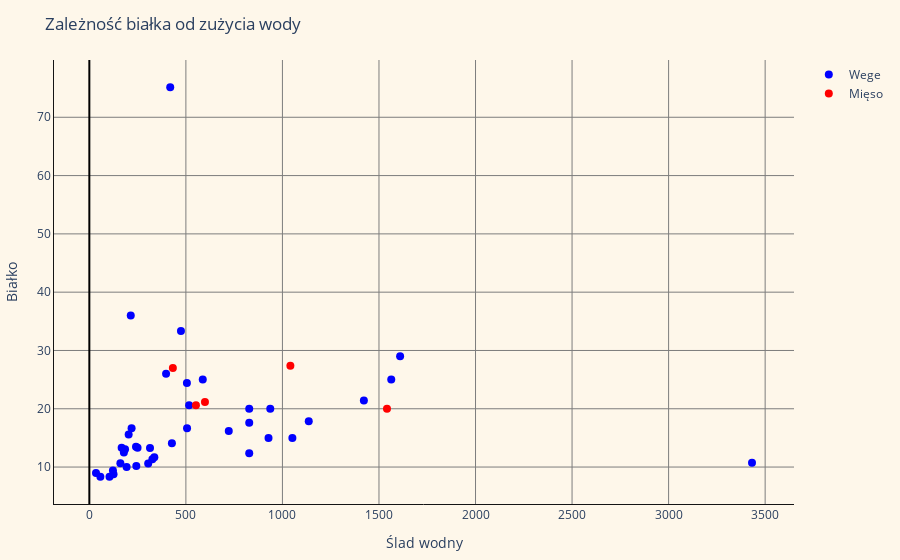

Notebook cell for this chart:
### Markdown cell above
Następujący wykres przedstawia zależność białka od zużytej wody na 100g produktu. Czerwonym kolorem oznaczone są produkty mięsne, a na niebiesko produkty bezmięsne

### Code cell
#TUTAJ UZYWAMY PLOTLYJS
#---------------------------------BIAŁKO-------------------------------------
#Analiza białka,wybieramy produkty bezmięsne o największej zawartości białka
top_bialko = sort!(wege_df,[order(:Bialko, rev=true)])[1:40,:]

#stwarzamy dane wege
trace_wege = scatter(top_bialko,
    x=:zuzycie_wody_na_100_g,
    y=:Bialko,
    text=:Produkt,
    mode="markers",
    name="Wege",
    marker_size=8,
    marker_color="blue")

#stwarzamy dane mięso
trace_mieso = scatter(mieso_df,
    x=:zuzycie_wody_na_100_g,
    y=:Bialko,
    text=:Produkt,
    mode="markers",
    name="Mięso",
    marker_size=8,
    marker_color="red")

#kreujemy layout
layout = Layout(;
    title="Zależność białka od zużycia wody",
    plot_bgcolor="rgb(254, 247, 234)",
    paper_bgcolor="rgb(254, 247, 234)",
    xaxis=attr(title="Ślad wodny",
        showgrid=true,
        gridcolor="rgb(125,125,125)",
        zeroline=true,
        zerolinecolor="rgb(0,0,0)",
        showline=true,
        linecolor="rgb(20,20,20)"
        ),
    yaxis=attr(title="Białko",
        showgrid=true,
        gridcolor="rgb(125,125,125)",
        zeroline=true,
        zerolinecolor="rgb(0,0,0)",
        showline=true,
        linecolor="rgb(20,20,20)"
        ))

#stwarzamy wykres
bialko_scatter = plot([trace_wege,trace_mieso],layout)

##

### Figure 1 — Plotly figure (JSON) as saved in the notebook; plotly's stock layout.template omitted (floating-point values rounded to 4 significant figures)
{"data": [{"marker": {"color": "blue", "size": 8}, "mode": "markers", "name": "Wege", "text": ["Wheat gluten", "Soybeans", "Milk powder", "Almonds, shelled or peeled", "Peanuts shelled", "Cocoa powder", "Lentils", "Beans, dry", "Cashew nuts", "Linseed", "Coriander seeds", "Sesame seed", "Pistachios", "Anise", "Cheese", "Poppy seeds", "Safflower seeds", "Wheat bran", "Hazelnuts, shelled or peeled", "Walnuts, shelled or peeled", "Tomato, dried", "Oats, rolled or flaked grains", "Rice, broken", "Rice, paddy", "Buckwheat", "Pasta, dry", "Oats", "Coriander", "Sunflower seeds", "Egg", "Cardamoms", "Bread (wheat)", "Sorghum", "Raisin", "Rye flour", "Maize", "Onions, dry", "Maize flour", "Potato flakes", "Soybean paste"], "type": "scatter", "x": [418.9, 214.5, 474.5, 1610.0, 397.4, 1564.0, 587.4, 505.3, 1422.0, 516.8, 828, 937.1, 1136.0, 828, 506, 218.8, 722.1, 203.6, 1052.0, 928, 427.6, 241.6, 249.7, 167.3, 314.2, 184.9, 178.8, 828, 336.6, 326.5, 3432.0, 160.8, 304.8, 243.3, 193, 122.2, 34.5, 125.3, 104.4, 57.2], "y": [75.16, 36, 33.33, 29, 26, 25, 25, 24.4, 21.43, 20.59, 20, 20, 17.86, 17.6, 16.67, 16.67, 16.18, 15.6, 15, 15, 14.1, 13.5, 13.33, 13.33, 13.25, 13.04, 12.5, 12.37, 11.67, 11.36, 10.76, 10.67, 10.62, 10.17, 10, 9.42, 9, 8.75, 8.34, 8.33]}, {"marker": {"color": "red", "size": 8}, "mode": "markers", "name": "Mięso", "text": ["Beef", "Chicken meat", "Goat meat", "Lamb", "Pork"], "type": "scatter", "x": [1542.0, 432.5, 552.1, 1041.0, 598.8], "y": [20, 27, 20.6, 27.4, 21.18]}], "layout": {"margin": {"b": 50, "l": 50, "r": 50, "t": 60}, "paper_bgcolor": "rgb(254, 247, 234)", "plot_bgcolor": "rgb(254, 247, 234)", "title": "Zależność białka od zużycia wody", "xaxis": {"gridcolor": "rgb(125,125,125)", "linecolor": "rgb(20,20,20)", "showgrid": true, "showline": true, "title": "Ślad wodny", "zeroline": true, "zerolinecolor": "rgb(0,0,0)"}, "yaxis": {"gridcolor": "rgb(125,125,125)", "linecolor": "rgb(20,20,20)", "showgrid": true, "showline": true, "title": "Białko", "zeroline": true, "zerolinecolor": "rgb(0,0,0)"}}}
